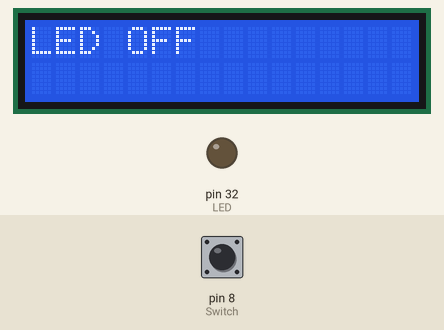
The program below on a simulated Raspberry Pi (header pin numbers). Shown: 16×2 character LCD, output pins drawn as LEDs (lit = HIGH). Inputs (shaded band) come from the test bench; at power-on: pin 8 (Switch) LOW. Library files of the repository ran but are not shown: I2C_driver.py; what the program prints to the terminal is not drawn.

Above: at 0.3 s.
1.5 s: pin 8 (Switch) pulled HIGH for 1.5 s
At 3.5 s:
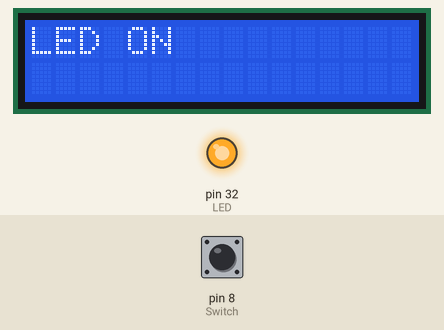
5.2 s: pin 8 (Switch) pulled HIGH for 3.2 s
At 9.2 s:
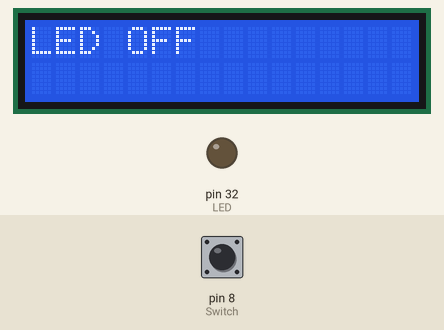
Timing chart, 0 to 10.7 s (numbered marks = the images above; inputs shaded):
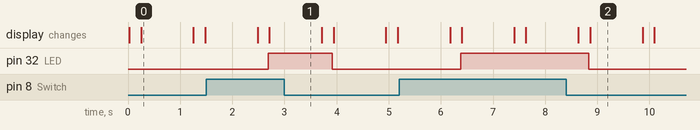

The program:

LCD.py
```python
import RPi.GPIO as GPIO
import I2C_driver as LCD
from time import sleep

GPIO.setmode(GPIO.BOARD)
LED = 32         # 12
Switch= 8        # 10
mylcd = LCD.lcd()

GPIO.setwarnings(False)
GPIO.setmode(GPIO.BOARD)

GPIO.setup(LED, GPIO.OUT, initial=GPIO.LOW)
GPIO.setup(Switch, GPIO.IN, pull_up_down=GPIO.PUD_DOWN)

while True:
    if GPIO.input(Switch) == GPIO.HIGH:
        print("Button was pushed!")

        GPIO.output(LED, GPIO.HIGH)

        mylcd.lcd_display_string("LED ON",1)
        sleep(1)

        mylcd.lcd_clear()
        sleep(0.2)
    else:
        print("Button was not pushed!")

        GPIO.output(LED, GPIO.LOW)

        mylcd.lcd_display_string("LED OFF",1)
        sleep(1)

        mylcd.lcd_clear()
        sleep(0.2)
```

Measured:
- after the input at 1.5 s, pin 32 (LED): LOW → HIGH after 1.2 s, → LOW 1.2 s later; the display: first differs from a run without the input after 1.2 s (image 1)
- after the input at 5.2 s, pin 32 (LED): LOW → HIGH after 1.2 s, → LOW 2.5 s later; the display: first differs from a run without the input after 1.2 s (image 2 shows a later state)
- what the display in image 0 shows lasts 1.0 s, from 0.3 s to 1.3 s
